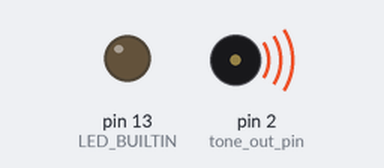
Simulated run of this sketch. Board: Arduino Uno, built with avr-gcc and run on an emulated ATmega328P. On the bench: output pins drawn as LEDs (lit = HIGH), buzzer (waves = sounding).

Above: at 0.5 s.
Timing chart, 0 to 4.6 s (numbered marks = the images above):
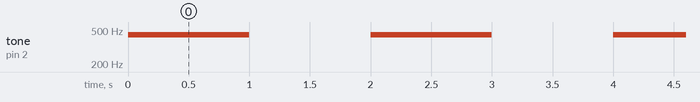

Measured:
- by itself, tone on pin 2 (tone_out_pin): alternates 440 Hz for 1.0 s and silent for 1.0 s

The sketch:

03_tone_test.ino
```cpp
//TONE TEST

const int tone_out_pin = 2;

void setup(){
    pinMode(tone_out_pin, OUTPUT);
    pinMode(LED_BUILTIN, OUTPUT);
}

void loop(){
    tone(tone_out_pin, 440);
    delay(1000);
    noTone(tone_out_pin);
    delay(1000);
}
```
